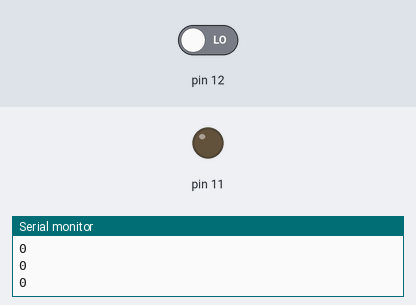
Bench run of a sketch on a simulated Arduino Uno, built with avr-gcc and run on an emulated ATmega328P. Shown: output pins drawn as LEDs (lit = HIGH), the last lines printed to the serial monitor. The inputs (shaded band) are chosen by the test bench; at power-on: pin 12 LOW.

Above: at 1.8 s.
1.9 s: pin 12 driven HIGH
At 3.2 s:
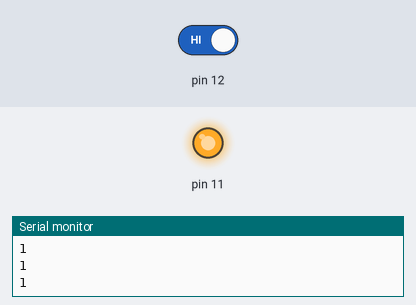
3.5 s: pin 12 driven LOW
At 4.3 s:
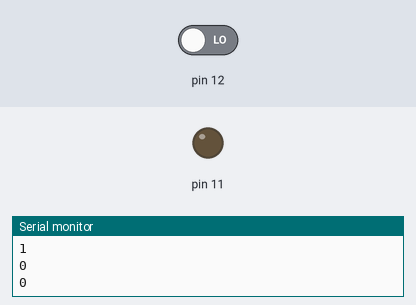
Timing chart, 0 to 6.5 s (numbered marks = the images above; inputs shaded):
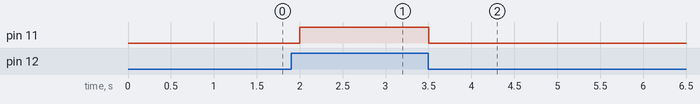

The sketch:

multiple_messages.ino
```cpp
void setup()
{
  pinMode(11,OUTPUT);
  pinMode(12,INPUT);
  digitalWrite(11,0);
  Serial.begin(9600);
}
int buttonVal=0;
void loop()
{
  buttonVal=digitalRead(12);
  Serial.println(buttonVal);
  if(buttonVal==1)
  {
    digitalWrite(11,1);
    delay(500);
  }
    else
    {

    digitalWrite(11,0);
    delay(500);
  }
}
```

Measured:
- after the input at 1.9 s, pin 11: LOW → HIGH after 0.10 s
- after the input at 3.5 s, pin 11: HIGH → LOW at once
